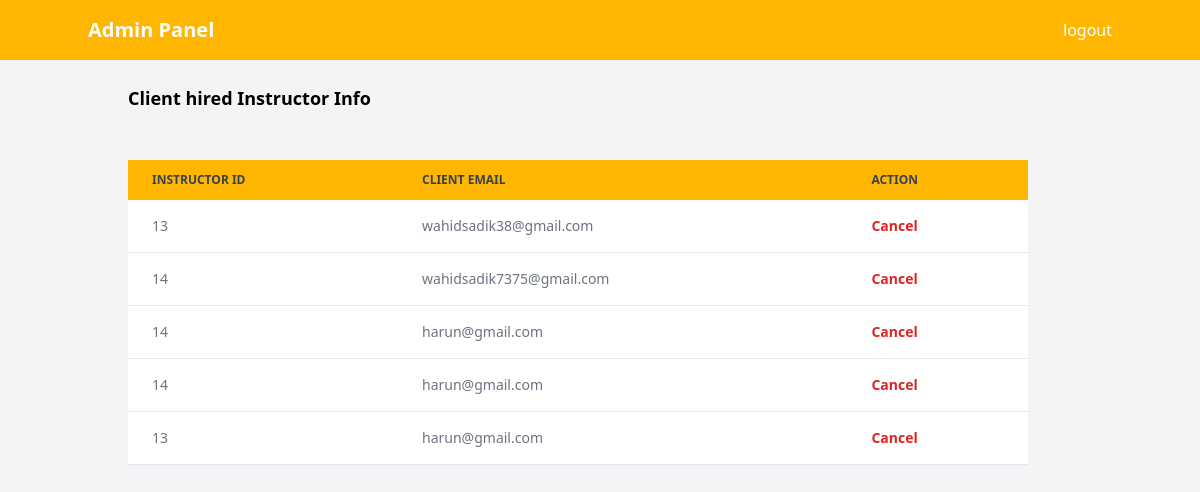
The app's page /cliend_side_mvc/view/hiredInstructorInfo.php (signed in) with its own data.
### tables this page shows
CREATE TABLE `hiredinstructor` (
  `id` int(22) NOT NULL,
  `instructorid` varchar(300) NOT NULL,
  `clientemail` varchar(300) NOT NULL
);

### cliend_side_mvc/view/hiredInstructorInfo.php (the view, shortened to what this page needs)
<?php
function getHiredInstructors()
{
    $conn = mysqli_connect("localhost", "root", "", "fitness") or die("Connection failed: " . mysqli_connect_error());
    $sql = "SELECT * FROM hiredinstructor";
    $result = mysqli_query($conn, $sql);
    $hiredInstructors = array();
    while ($row = mysqli_fetch_assoc($result)) {
        $hiredInstructors[] = $row;
    }
    return $hiredInstructors;
}
$hiredInstructors = getHiredInstructors();
?>
<!DOCTYPE html>
<html lang="en">
<head>
    <script src="https://cdn.tailwindcss.com"></script>
    <link rel="stylesheet" href="https://cdn.jsdelivr.net/npm/tailwindcss@2.2.19/dist/tailwind.min.css">
</head>
<body class="font-sans bg-gray-100 ">
<nav class="bg-[#FEB600] p-4 text-white">
    <div class="container mx-auto">
      <div class="flex justify-between items-center">
        <div class="text-xl font-semibold">Admin Panel </div>
        <div class="flex space-x-4">
          <a href="logout.php"> logout</a>
        </div>
      </div>
    </div>
  </nav>
<div class="relative overflow-x-auto">
    <h1 class="mt-6 text-lg ml-32 font-bold text-black">Client hired Instructor Info</h1>
    <table class="w-3/4 text-sm text-left rtl:text-right mt-12 ml-32 text-gray-500 dark:text-gray-400">
        <thead class="text-xs text-gray-700 uppercase bg-[#FEB600]">
            <tr>
                <th scope="col" class="px-6 py-3">
                    Instructor ID
                </th>
                <th scope="col" class="px-6 py-3">
                    Client Email
                </th>
                <th scope="col" class="px-6 py-3">
                    Action
                </th>
            </tr>
        </thead>
        <tbody>
        <?php foreach ($hiredInstructors as $instructor) : ?>
            <tr class="bg-white border-b ">
                <td class="px-6 py-4">
                <?php echo $instructor['instructorid']; ?>
                </td>
                <td class="px-6 py-4">
                   <?php echo $instructor['clientemail']; ?>
                </td>
                <td class="px-6 py-4">
    <a href="../controller/hiredInstructorController.php?delete_id=<?php echo $instructor['id']; ?>" class="text-red-600 font-semibold">Cancel</a>
</td>
            </tr>
            <?php endforeach; ?>
        </tbody>
    </table>
</div>
</body>
</html>

### records on screen
hiredinstructor: instructorid "13", clientemail "wahidsadik38@gmail.com"
hiredinstructor: instructorid "14", clientemail "wahidsadik7375@gmail.com"
hiredinstructor: instructorid "14", clientemail "harun@gmail.com"
hiredinstructor: instructorid "14", clientemail "harun@gmail.com"
hiredinstructor: instructorid "13", clientemail "harun@gmail.com"
